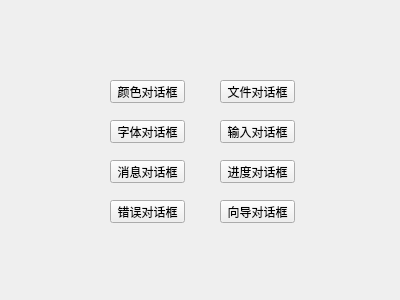
<?xml version="1.0" encoding="UTF-8"?>
<ui version="4.0">
 <class>MyWidget</class>
 <widget class="QWidget" name="MyWidget">
  <property name="geometry">
   <rect>
    <x>0</x>
    <y>0</y>
    <width>400</width>
    <height>300</height>
   </rect>
  </property>
  <property name="windowTitle">
   <string>MyWidget</string>
  </property>
  <widget class="QPushButton" name="pushButton">
   <property name="geometry">
    <rect>
     <x>110</x>
     <y>80</y>
     <width>75</width>
     <height>23</height>
    </rect>
   </property>
   <property name="text">
    <string>颜色对话框</string>
   </property>
  </widget>
  <widget class="QPushButton" name="pushButton_2">
   <property name="geometry">
    <rect>
     <x>110</x>
     <y>120</y>
     <width>75</width>
     <height>23</height>
    </rect>
   </property>
   <property name="text">
    <string>字体对话框</string>
   </property>
  </widget>
  <widget class="QPushButton" name="pushButton_3">
   <property name="geometry">
    <rect>
     <x>110</x>
     <y>160</y>
     <width>75</width>
     <height>23</height>
    </rect>
   </property>
   <property name="text">
    <string>消息对话框</string>
   </property>
  </widget>
  <widget class="QPushButton" name="pushButton_4">
   <property name="geometry">
    <rect>
     <x>110</x>
     <y>200</y>
     <width>75</width>
     <height>23</height>
    </rect>
   </property>
   <property name="text">
    <string>错误对话框</string>
   </property>
  </widget>
  <widget class="QPushButton" name="pushButton_5">
   <property name="geometry">
    <rect>
     <x>220</x>
     <y>80</y>
     <width>75</width>
     <height>23</height>
    </rect>
   </property>
   <property name="text">
    <string>文件对话框</string>
   </property>
  </widget>
  <widget class="QPushButton" name="pushButton_6">
   <property name="geometry">
    <rect>
     <x>220</x>
     <y>120</y>
     <width>75</width>
     <height>23</height>
    </rect>
   </property>
   <property name="text">
    <string>输入对话框</string>
   </property>
  </widget>
  <widget class="QPushButton" name="pushButton_7">
   <property name="geometry">
    <rect>
     <x>220</x>
     <y>200</y>
     <width>75</width>
     <height>23</height>
    </rect>
   </property>
   <property name="text">
    <string>向导对话框</string>
   </property>
  </widget>
  <widget class="QPushButton" name="pushButton_8">
   <property name="geometry">
    <rect>
     <x>220</x>
     <y>160</y>
     <width>75</width>
     <height>23</height>
    </rect>
   </property>
   <property name="text">
    <string>进度对话框</string>
   </property>
  </widget>
 </widget>
 <layoutdefault spacing="6" margin="11"/>
 <resources/>
 <connections/>
</ui>
